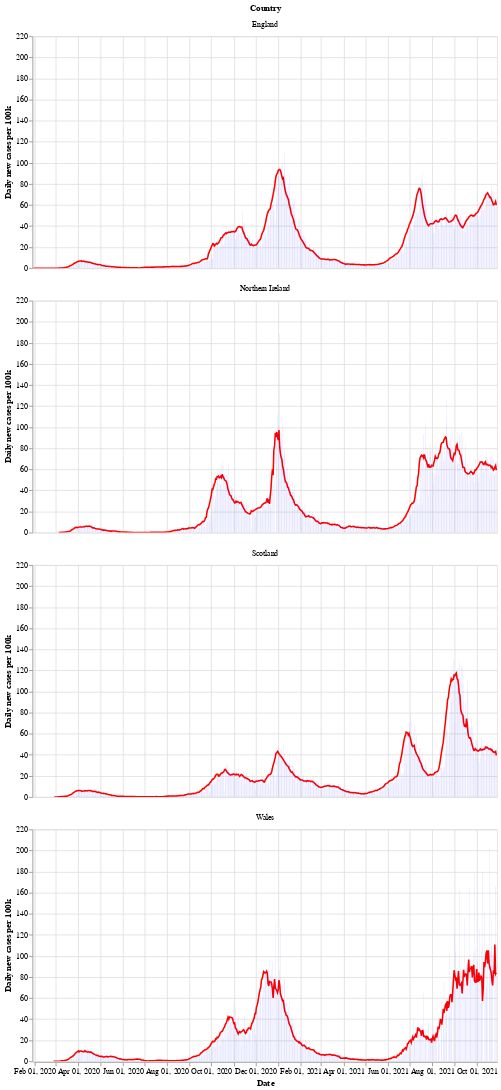

The code cell stored with this chart in its notebook:
### Markdown cell above
Next is a bar chart of the number of new cases in each country (per 100k population), with the 7 day moving average of cases. Again we see that Wales saw a longer period of raising and falling cases compared to the other countries.

After a period of cases falling, each nation is now seeing a rise in the number of cases - especially in Wales.

### Code cell
# collapse
bars = alt.Chart(uk_cases).mark_bar().encode(
    x=alt.X("yearmonthdate(date):T", axis=alt.Axis(title='Date')),
    y=alt.Y("newCasesRate:Q", axis=alt.Axis(title='Daily new cases per 100k')),
    tooltip='newCasesRate',
    color=alt.condition(
        alt.datum.dailyChange > 0,
        alt.value("orange"),  # The positive color
        alt.value("blue")  # The negative color
    )
).properties(title='New cases per 100k population with rolling 7 day average', width=600).interactive()
line = alt.Chart(uk_cases).mark_line(
    color='red',
    size=2,
).transform_window(
    rolling_mean='mean(newCasesRate)',
    frame=[0, 7],
    groupby=['areaName']
).encode(
    x='yearmonthdate(date):T',
    y='rolling_mean:Q'
)
alt.layer(line, bars, data=uk_cases).facet(alt.Row('areaName', title='Country'), columns=1)

### Figure 1 — Vega-Lite specification as saved in the notebook (floating-point values rounded to 4 significant figures; data arrays with more than 128 entries replaced by an {"elided": "..."} marker saying what was removed)
{"config": {"view": {"continuousWidth": 400, "continuousHeight": 300}}, "data": {"name": "data-8f40505a34d0e416730b8891f2e3f83d"}, "facet": {"type": "nominal", "field": "areaName", "title": "Country"}, "spec": {"layer": [{"mark": {"type": "line", "color": "red", "size": 2}, "encoding": {"x": {"type": "temporal", "field": "date", "timeUnit": "yearmonthdate"}, "y": {"type": "quantitative", "field": "rolling_mean"}}, "transform": [{"window": [{"op": "mean", "field": "newCasesRate", "as": "rolling_mean"}], "frame": [0, 7], "groupby": ["areaName"]}]}, {"mark": "bar", "encoding": {"color": {"condition": {"value": "orange", "test": "(datum.dailyChange > 0)"}, "value": "blue"}, "tooltip": {"type": "quantitative", "field": "newCasesRate"}, "x": {"type": "temporal", "axis": {"title": "Date"}, "field": "date", "timeUnit": "yearmonthdate"}, "y": {"type": "quantitative", "axis": {"title": "Daily new cases per 100k"}, "field": "newCasesRate"}}, "selection": {"selector002": {"type": "interval", "bind": "scales", "encodings": ["x", "y"]}}, "title": "New cases per 100k population with rolling 7 day average", "width": 600}]}, "columns": 1, "$schema": "https://vega.github.io/schema/vega-lite/v4.8.1.json", "datasets": {"data-8f40505a34d0e416730b8891f2e3f83d": {"elided": "2460 records"}}}
